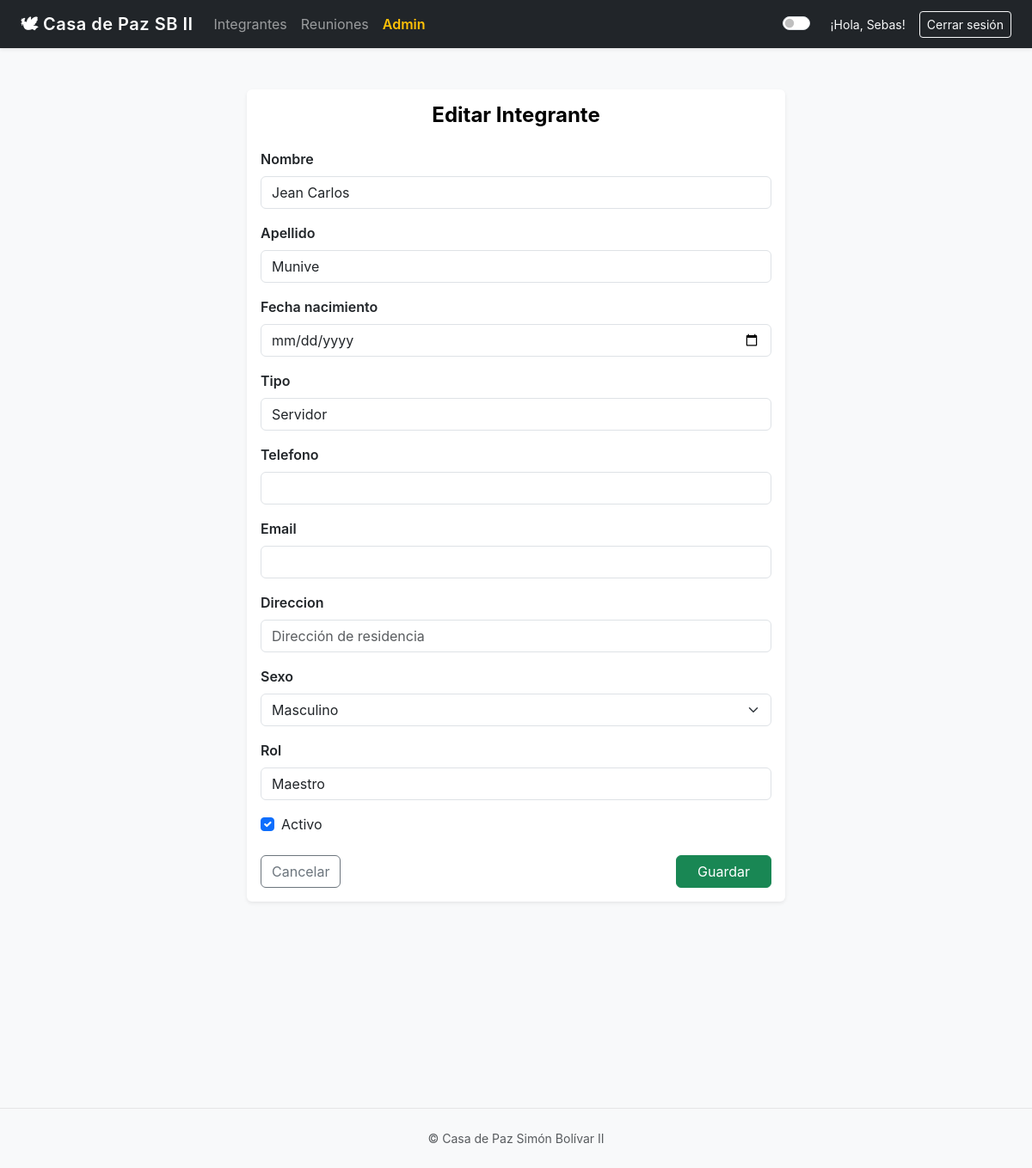
The app's page /integrantes/3/editar/ (signed in) with its own data.
### asistencia/models.py (models this page shows, shortened)
class Integrante(models.Model):
    SEXO_CHOICES = [
        ('M', 'Masculino'),
        ('F', 'Femenino'),
    ]
    nombre = models.CharField(max_length=100)
    apellido = models.CharField(max_length=100)
    fecha_nacimiento = models.DateField(null=True, blank=True)
    tipo = models.CharField(
        max_length=10,
        choices=[('niño', 'Niño'), ('joven', 'Joven'), ('servidor', 'Servidor')]
    )
    telefono = models.CharField(max_length=50, null=True, blank=True)
    email = models.EmailField(null=True, blank=True)
    ultima_asistencia = models.DateField(null=True, blank=True)
    descripcion = models.TextField(blank=True, null=True)
    activo = models.BooleanField(default=True)
    rol = models.CharField(
        max_length=10,
        choices=[('Maestro', 'Maestro'), ('Lider', 'Líder')],
        null=True,
        blank=True
    )
    direccion = models.CharField(
        max_length=255,
        blank=True,
        null=True
    )
    sexo = models.CharField(
        max_length=1,
        choices=SEXO_CHOICES,
        blank=True,
        null=True
    )
    foto = CloudinaryField(
        'image',
        blank=True,
        null=True,
        default='user_default'
    )

### asistencia/views.py (the view)
# urls.py: path('integrantes/<int:pk>/editar/', IntegranteUpdateView.as_view(), name='integrante_update'),
class IntegranteUpdateView(LoginRequiredMixin, UpdateView):
    model = Integrante
    form_class = IntegranteForm
    template_name = 'asistencia/integrante_form.html'
    success_url = reverse_lazy('integrante_list')

### asistencia/templates/asistencia/integrante_form.html (shortened to what this page needs)
{% extends 'asistencia/base.html' %}
{% block content %}
<div class="container mt-4" style="max-width: 650px;">
    <div class="card shadow-sm border-0">
        <div class="card-body">
            <h4 class="fw-bold mb-4 text-center title-text">
                {% if object %}Editar{% else %}Nuevo{% endif %} Integrante
            </h4>
            <form method="post">
                {% for field in form %}
                    {% if field.field.widget.input_type == "checkbox" %}
                        <div class="form-check mb-3">
                            {{ field }}
                            <label class="form-check-label">
                                {{ field.label }}
                            </label>
                        </div>
                    {% else %}
                        <div class="mb-3">
                            <label class="form-label fw-semibold">
                                {{ field.label }}
                            </label>
                            {{ field }}
                        </div>
                    {% endif %}
                {% endfor %}
                <div class="d-flex justify-content-between mt-4">
                    <a href="{% url 'integrante_list' %}" class="btn btn-outline-secondary">
                        Cancelar
                    </a>
                    <button type="submit" class="btn btn-success px-4">
                        Guardar
                    </button>
                </div>
            </form>
        </div>
    </div>
</div>
{% endblock %}

### asistencia/templates/asistencia/base.html (shortened to what this page needs)
{% load static %}
<!doctype html>
<html lang="es" data-bs-theme="light">
<head>
  <link href="https://cdn.jsdelivr.net/npm/bootstrap@5.3.0/dist/css/bootstrap.min.css" rel="stylesheet">
  <link rel="stylesheet" href="{% static 'asistencia/css/styles.css' %}">
</head>
<body class="bg-light {% if request.user.is_authenticated %}authenticated{% endif %}">
  {% if request.user.is_authenticated %}
  <nav class="navbar navbar-expand-lg navbar-dark bg-dark shadow-sm">
    <div class="container-fluid px-4">
      <a class="navbar-brand fw-semibold" href="{% url 'dashboard' %}">
        🕊 Casa de Paz SB II
      </a>
      <div class="collapse navbar-collapse" id="navbarNav">
        <ul class="navbar-nav me-auto mb-2 mb-lg-0">
          <li class="nav-item">
            <a class="nav-link" href="{% url 'integrante_list' %}">Integrantes</a>
          </li>
          <li class="nav-item">
            <a class="nav-link" href="{% url 'reunion_list' %}">Reuniones</a>
          </li>
          {% if request.user.is_superuser %}
          <li class="nav-item">
            <a class="nav-link text-warning fw-semibold" href="/admin/">
              Admin
            </a>
          </li>
          {% endif %}
        </ul>
        <ul class="navbar-nav align-items-center">
          <li class="nav-item me-3">
            <div class="form-check form-switch">
              <input class="form-check-input" type="checkbox" id="theme-toggle" title="Cambiar tema">
            </div>
          </li>
          <li class="nav-item me-3 text-light small">
            ¡Hola, {{ request.user.username }}!
          </li>
          <li class="nav-item">
            <form method="post" action="{% url 'logout' %}">
              <button class="btn btn-outline-light btn-sm">
                Cerrar sesión
              </button>
            </form>
          </li>
        </ul>
      </div>
    </div>
  </nav>
  {% endif %}
  <main class="{% if request.user.is_authenticated %}container-fluid{% else %}container{% endif %} my-5">
    {% block content %}
    {% endblock %}
  </main>
  <br>
  <br>
  <br>
  <br>
  <br>
  <br>
  <br>
  <br>
  <footer class="text-center text-muted small py-4">
    © {{ now|date:"Y" }} Casa de Paz Simón Bolívar II
  </footer>
</body>
</html>

### asistencia/static/asistencia/css/styles.css (style rules this page uses)
body { font-family: 'Inter', system-ui, -apple-system, BlinkMacSystemFont, sans-serif; }
.navbar-brand { letter-spacing: 0.5px; }
main { min-height: 70vh; }
footer { border-top: 1px solid #e5e5e5; }
:root { --bg: #f4f6f9; --card-bg: #ffffff; --text: #212529; --muted: #6c757d; --primary: #0d6efd; --input-bg: #ffffff; --border: #dee2e6; }
body { background: var(--bg); color: var(--text); }
body.authenticated main { padding-left: 2rem !important; padding-right: 2rem !important; }

### asistencia/templates/asistencia/base.html (style rules this page uses)
.title-text { color: #000; }

### records on screen
Integrante: form "Jean Carlos" "Munive" "Servidor" "Masculino" "Maestro", form "☑"

### other values on screen
{{ request.user.username }} "Sebas"
{{ field.label }} "Nombre" "Apellido" "Fecha nacimiento" "Tipo" "Telefono" "Email" "Direccion" "Sexo" "Rol"
{{ field.label }} "Activo"
